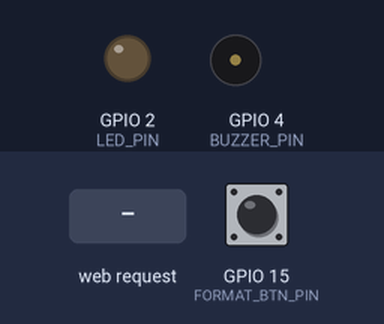
The sketch below on a simulated ESP32. Shown: output pins drawn as LEDs (lit = HIGH), buzzer (waves = sounding). Dashed ring = blinking. Inputs (shaded band) come from the test bench; at power-on: GPIO 15 (FORMAT_BTN_PIN) HIGH. WiFi joins after 1.5 s; servers stay silent unless stated; storage starts empty; what the sketch prints to the serial monitor is not drawn.

Above: at 3.7 s.
3.8 s: HTTP request GET /start_countdown?cd=1 received
At 3.9 s:
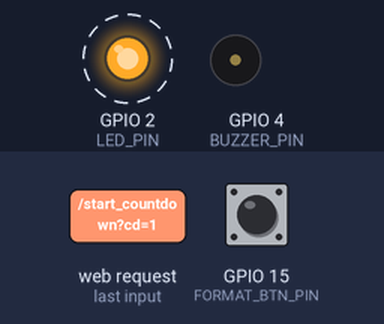
6.8 s: HTTP request GET /start_countdown?cd=120&blink=120&buzz=120 received
At 7.03 s:
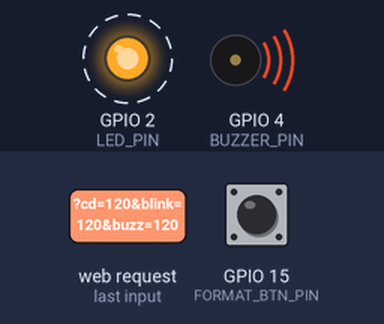
9.8 s: HTTP request GET /start_countdown?cd=0 received
At 10.7 s:
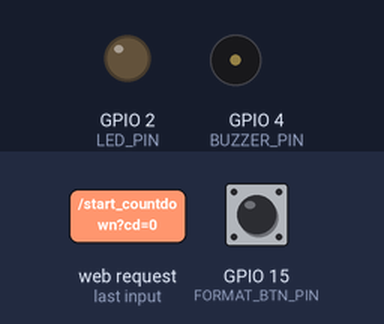
Timing chart, 0 to 12.8 s (numbered marks = the images above; inputs shaded):
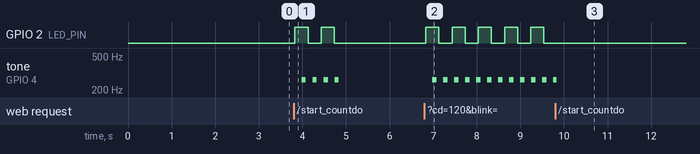

Measured:
- after the input at 3.8 s, GPIO 2 (LED_PIN): alternates HIGH for 0.30 s and LOW for 0.30 s, 4 changes in all, then stays LOW, starting at once; tone on GPIO 4 (BUZZER_PIN): alternates 262 Hz for 0.10 s and silent for 0.15 s, 8 changes in all, then stays silent, starting after 0.18 s
- after the input at 6.8 s, GPIO 2 (LED_PIN): alternates HIGH for 0.30 s and LOW for 0.30 s, starting at once; tone on GPIO 4 (BUZZER_PIN): alternates 262 Hz for 0.10 s and silent for 0.15 s, starting after 0.18 s
- after the input at 9.8 s, GPIO 2 (LED_PIN): stops changing and stays LOW; tone on GPIO 4 (BUZZER_PIN): goes on until 9.8 s, then stays silent

The sketch:

ElectronicComponent.ino
```cpp
/*
  ESP32 Web LED & Passive Buzzer Control Example + Countdown Timer + Format Button
  - LED on GPIO 2
  - Passive buzzer on GPIO 4
  - Format button on GPIO 15 (active LOW)
  - Web interface for countdown timer
*/

#include <WiFi.h>
#include <WebServer.h>
#include <SD.h>

const char* ssid = "Babalilar";
const char* password = "Laylaylom14.";

#define LED_PIN 2
#define BUZZER_PIN 4
#define FORMAT_BTN_PIN 15
#define SD_CS_PIN 5

WebServer server(80);

// Countdown state
volatile bool countdownActive = false;
volatile unsigned long countdownStartMillis = 0;
volatile int countdownDuration = 30;
volatile int blinkStart = 10;
volatile int buzzerStart = 5;
volatile int countdownRemaining = 0;
volatile bool restartedByButton = false;

// Melody for passive buzzer (simple beep-beep)
const int melody[] = { 262, 0, 262, 0, 262, 0 }; // C note, silence, repeat
const int noteDurations[] = { 150, 100, 150, 100, 150, 100 };

const char MAIN_page[] PROGMEM = R"rawliteral(
<!DOCTYPE html>
<html lang='en'>
<head>
  <meta charset='UTF-8'>
  <title>ESP32 LED, Buzzer & Countdown</title>
  <style>
    body { font-family: Arial, sans-serif; background: #f0f0f0; text-align: center; margin-top: 40px; }
    h1 { color: #1976d2; }
    button { font-size: 1.2em; padding: 12px 32px; margin: 10px; border: none; border-radius: 8px; cursor: pointer; }
    .start { background: #1976d2; color: #fff; }
    .input-block { margin: 20px auto; display: inline-block; text-align: left; }
    label { font-weight: bold; }
    input[type=number] { font-size: 1.1em; width: 70px; margin-left: 8px; }
    #countdown { font-size: 2.5em; color: #d32f2f; margin: 20px 0; }
    #msg { color: #388e3c; font-size: 1.1em; min-height: 1.5em; }
  </style>
</head>
<body>
  <h1>ESP32 LED, Buzzer & Countdown</h1>
  <div class='input-block'>
    <div><label>Countdown Time (s):</label> <input type='number' id='cdTime' min='5' max='300' value='%d'></div>
    <div><label>Red LED Blink Start (s left):</label> <input type='number' id='blinkTime' min='1' max='60' value='%d'></div>
    <div><label>Buzzer Melody Start (s left):</label> <input type='number' id='buzzTime' min='1' max='60' value='%d'></div>
    <button class='start' id='startBtn'>Start Countdown</button>
  </div>
  <div id='countdown'>Ready</div>
  <div id='msg'></div>
  <script>
    document.getElementById('startBtn').onclick = async function() {
      const cd = document.getElementById('cdTime').value;
      const blink = document.getElementById('blinkTime').value;
      const buzz = document.getElementById('buzzTime').value;
      await fetch(`/start_countdown?cd=${cd}&blink=${blink}&buzz=${buzz}`);
    };
    async function pollCountdown() {
      const res = await fetch('/countdown_status');
      const data = await res.json();
      if (data.active) {
        document.getElementById('countdown').innerText = data.remaining + ' s';
      } else {
        document.getElementById('countdown').innerText = 'Ready';
      }
      if (data.restarted) {
        document.getElementById('msg').innerText = 'Restarted by button!';
        setTimeout(() => { document.getElementById('msg').innerText = ''; }, 2000);
      }
      setTimeout(pollCountdown, 500);
    }
    pollCountdown();
  </script>
</body>
</html>
)rawliteral";

void handleRoot() {
  char page[sizeof(MAIN_page) + 100]; // Allocate enough space for sprintf
  sprintf(page, MAIN_page, countdownDuration, blinkStart, buzzerStart);
  server.send(200, "text/html", page);
}

// --- SD Card Config ---
void loadConfigFromSD() {
  if (!SD.begin(SD_CS_PIN)) {
    Serial.println("[SD] SD Card Mount Failed! Using defaults.");
    countdownDuration = 30;
    blinkStart = 10;
    buzzerStart = 5;
    return;
  }
  File f = SD.open("/countdown.cfg", FILE_READ);
  if (!f) {
    Serial.println("[SD] Config not found. Using defaults.");
    countdownDuration = 30;
    blinkStart = 10;
    buzzerStart = 5;
    return;
  }
  String line = f.readStringUntil('\n');
  if (line.length() > 0) countdownDuration = line.toInt();
  line = f.readStringUntil('\n');
  if (line.length() > 0) blinkStart = line.toInt();
  line = f.readStringUntil('\n');
  if (line.length() > 0) buzzerStart = line.toInt();
  f.close();
  Serial.printf("[SD] Loaded config: countdown=%d, blink=%d, buzz=%d\n", countdownDuration, blinkStart, buzzerStart);
}

void saveConfigToSD() {
  if (!SD.begin(SD_CS_PIN)) {
    Serial.println("[SD] SD Card Mount Failed! Cannot save config.");
    return;
  }
  File f = SD.open("/countdown.cfg", FILE_WRITE);
  if (!f) {
    Serial.println("[SD] Failed to open config for writing!");
    return;
  }
  f.printf("%d\n%d\n%d\n", countdownDuration, blinkStart, buzzerStart);
  f.close();
  Serial.println("[SD] Config saved.");
}

void handleStartCountdown() {
  if (server.hasArg("cd")) countdownDuration = server.arg("cd").toInt();
  if (server.hasArg("blink")) blinkStart = server.arg("blink").toInt();
  if (server.hasArg("buzz")) buzzerStart = server.arg("buzz").toInt();
  saveConfigToSD();
  countdownStartMillis = millis();
  countdownActive = true;
  countdownRemaining = countdownDuration;
  restartedByButton = false;
  server.send(200, "text/plain", "Countdown started");
}

void handleCountdownStatus() {
  String json = "{";
  json += "\"active\":"; json += (countdownActive ? "true" : "false");
  json += ",\"remaining\":"; json += countdownRemaining;
  json += ",\"restarted\":"; json += (restartedByButton ? "true" : "false");
  json += "}";
  restartedByButton = false;
  server.send(200, "application/json", json);
}

void doCountdownLogic() {
  static unsigned long lastUpdate = 0;
  static bool ledBlinking = false;
  static bool buzzerPlaying = false;
  static int melodyStep = 0;
  static unsigned long melodyStepStart = 0;

  // --- Format button logic (active LOW) ---
  static bool lastBtnState = HIGH;
  static unsigned long lastDebounce = 0;
  bool btnState = digitalRead(FORMAT_BTN_PIN);
  if (btnState != lastBtnState) {
    lastDebounce = millis();
    lastBtnState = btnState;
  }
  if (btnState == LOW && (millis() - lastDebounce) > 50) { // Button pressed
    if (countdownActive) {
      countdownStartMillis = millis();
      countdownRemaining = countdownDuration;
      restartedByButton = true;
    }
  }

  if (!countdownActive) {
    digitalWrite(LED_PIN, LOW);
    noTone(BUZZER_PIN);
    ledBlinking = false;
    buzzerPlaying = false;
    return;
  }

  unsigned long elapsed = (millis() - countdownStartMillis) / 1000;
  int remaining = countdownDuration - elapsed;
  if (remaining < 0) remaining = 0;
  countdownRemaining = remaining;

  // LED blinking logic
  if (remaining <= blinkStart && remaining > 0) {
    if (!ledBlinking) {
      ledBlinking = true;
      digitalWrite(LED_PIN, HIGH);
      lastUpdate = millis();
    }
    if (millis() - lastUpdate > 300) {
      digitalWrite(LED_PIN, !digitalRead(LED_PIN));
      lastUpdate = millis();
    }
  } else {
    if (ledBlinking) {
      digitalWrite(LED_PIN, LOW);
      ledBlinking = false;
    }
  }

  // Buzzer melody logic
  if (remaining <= buzzerStart && remaining > 0) {
    if (!buzzerPlaying) {
      buzzerPlaying = true;
      melodyStep = 0;
      melodyStepStart = millis();
    }
    if (buzzerPlaying && melodyStep < 6) {
      if (millis() - melodyStepStart > noteDurations[melodyStep]) {
        if (melody[melodyStep] > 0)
          tone(BUZZER_PIN, melody[melodyStep]);
        else
          noTone(BUZZER_PIN);
        melodyStepStart = millis();
        melodyStep++;
      }
    } else if (melodyStep >= 6) {
      noTone(BUZZER_PIN);
      melodyStep = 0;
      melodyStepStart = millis();
    }
  } else {
    if (buzzerPlaying) {
      noTone(BUZZER_PIN);
      buzzerPlaying = false;
    }
  }

  // End countdown
  if (remaining == 0 && countdownActive) {
    countdownActive = false;
    digitalWrite(LED_PIN, LOW);
    noTone(BUZZER_PIN);
  }
}

void setup() {
  pinMode(LED_PIN, OUTPUT);
  digitalWrite(LED_PIN, LOW);
  pinMode(BUZZER_PIN, OUTPUT);
  digitalWrite(BUZZER_PIN, LOW);
  pinMode(FORMAT_BTN_PIN, INPUT_PULLUP);
  Serial.begin(115200);
  delay(1000);
  loadConfigFromSD();
  WiFi.begin(ssid, password);
  Serial.print("Connecting to WiFi");
  while (WiFi.status() != WL_CONNECTED) {
    delay(500);
    Serial.print(".");
  }
  Serial.println();
  Serial.print("Connected! IP address: ");
  Serial.println(WiFi.localIP());
  server.on("/", handleRoot);
  server.on("/start_countdown", handleStartCountdown);
  server.on("/countdown_status", handleCountdownStatus);
  server.begin();
  Serial.println("HTTP server started");
}

void loop() {
  server.handleClient();
  doCountdownLogic();
} 
```

FirstTry.ino
```cpp

```
